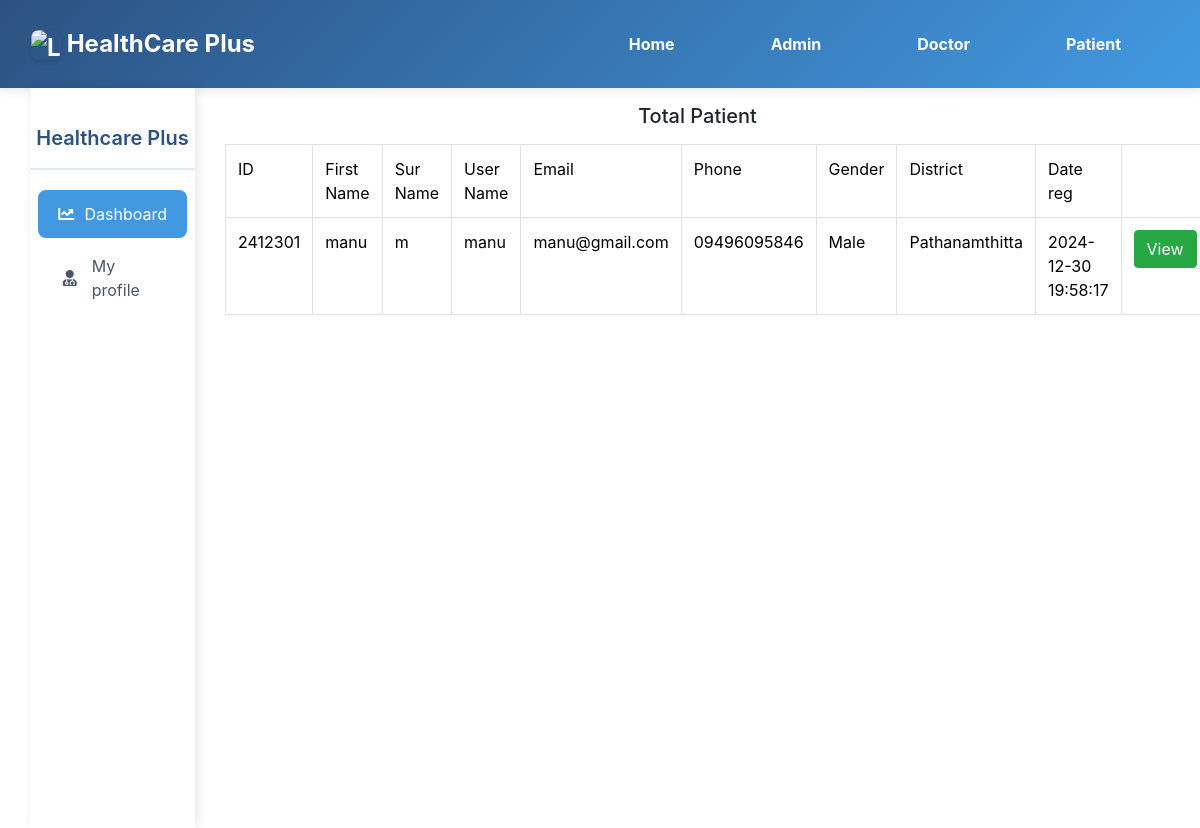
The app's page /doctor/patient.php with its own data.
### tables this page shows
CREATE TABLE `patient` (
  `id` int(100) NOT NULL,
  `firstname` varchar(100) NOT NULL,
  `surname` varchar(100) NOT NULL,
  `username` varchar(100) NOT NULL,
  `email` varchar(100) NOT NULL,
  `phone` varchar(100) NOT NULL,
  `gender` varchar(100) NOT NULL,
  `district` varchar(100) NOT NULL,
  `password` varchar(100) NOT NULL,
  `date_reg` varchar(100) NOT NULL,
  `profile` varchar(100) NOT NULL
);

### doctor/patient.php (the view, shortened to what this page needs)
<!DOCTYPE html>
<html lang="en">
<head>
</head>
<body>
    <?php
        include("../include/header.php");
        include("../include/connection.php");
    ?>
    <div class="container-fluid">
        <div class="col-md-12">
            <div class="row">
                <div class="col-md-2">
                    <?php
                        include("sidenav.php");
                    ?>
                </div>
                <div class="col-md-10">
                    <h5 class="text-center my-3">Total Patient</h5>
                    <?php
                    $query = "SELECT * FROM patient";
                    $res = mysqli_query($connect,$query);
                    $output = "";
                    $output .= "
                        <table class='table table-bordered'>
                        <tr>
                            <td>ID</td>
                            <td>First Name</td>
                            <td>Sur Name</td>
                            <td>User Name</td>
                            <td>Email</td>
                            <td>Phone</td>
                            <td>Gender</td>
                            <td>District</td>
                            <td>Date reg</td>
                    ";
                    while ($row = mysqli_fetch_array($res)) {
                        $output .= "
                        <tr>
                        <td>".$row['id']."</td>
                        <td>".$row['firstname']."</td>
                        <td>".$row['surname']."</td>
                        <td>".$row['username']."</td>
                        <td>".$row['email']."</td>
                        <td>".$row['phone']."</td>
                        <td>".$row['gender']."</td>
                        <td>".$row['district']."</td>
                        <td>".$row['date_reg']."</td>
                        <td><a href='view.php?id=".$row['id']."'><button class='btn btn-success'>View</button></a>
                        ";
                    }
                    $output .= "
                        </tr>
                        </table>
                    ";
                    echo $output;
                    ?>
                </div>
            </div>
        </div>
    </div>
</body>
</html>

### doctor/sidenav.php (style rules this page uses)
:root { --primary-dark: #2C5282; --primary-light: #4299E1; }

### records on screen
patient: id "2412301", firstname "manu", surname "m", username "manu", email "manu@gmail.com", phone "09496095846", gender "Male", district "Pathanamthitta", date_reg "2024-12-30 19:58:17"
